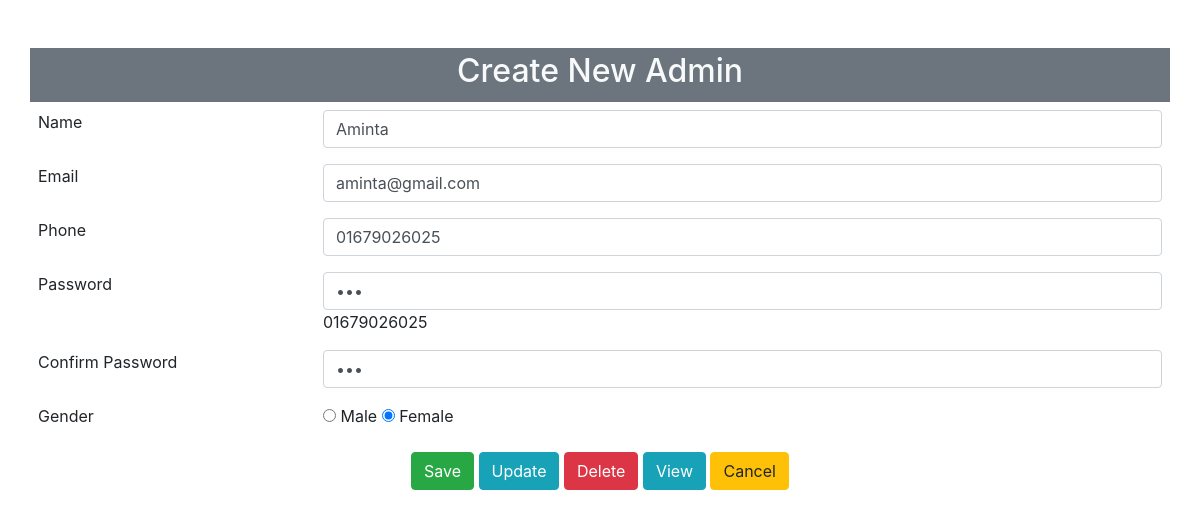
/Admin/createAdmin.php?edit=aminta@gmail.com (signed in), run on the app's committed database.
### tables this page shows
CREATE TABLE `create_admin` (
  `Name` varchar(50) DEFAULT NULL,
  `Email` varchar(25) NOT NULL,
  `phone` varchar(25) NOT NULL,
  `Password` varchar(25) DEFAULT NULL,
  `gender` varchar(30) DEFAULT NULL,
  PRIMARY KEY (`Email`)
);

### database/connect.php (called while the page is built, shortened)
<?php
class database {
    public $servername="localhost";
	public $username="root";
	public $pass="";
	public $db_name="onlineshopping";
	public $link;
	private function db_connect()
	{
		$this->link= new mysqli($this->servername,$this->username,$this->pass,$this->db_name) or die ("Database Connection failed!".$this->link->error."(".$this->link->errno.")");
	}
}
?>

### admin/createAdmin.php (the view, shortened to what this page needs)
<?php
if($_SESSION['logstatus']==1)
{
  include('../database/connect.php');
  $db=new database();
  $fetch_info[0]="";
  $fetch_info[1]="";
  $fetch_info[2]="";
  $fetch_info[3]="";
  if(isset($_GET["edit"]))
  {
		$selectInfo=$db->link->query("SELECT * FROM `create_admin` WHERE `Email`='".$_GET["edit"]."' ");
		if($selectInfo)
		{
			$fetch_info=$selectInfo->fetch_array();
		}
  }
?>
<!doctype html>
<html lang="en">
  <head>
    <link href="https://cdn.jsdelivr.net/npm/bootstrap@5.0.2/dist/css/bootstrap.min.css" rel="stylesheet">
    <link rel="stylesheet" type="text/css" href="    https://cdnjs.cloudflare.com/ajax/libs/twitter-bootstrap/4.5.2/css/bootstrap.css">
    <link rel="stylesheet" type="text/css" href="https://cdn.datatables.net/1.10.25/css/dataTables.bootstrap4.min.css">
  </head>
  <body>
    <form method="POST" name="frmCreateAdmin">
      <div class="container pt-5">
        <div class="row">
          <div class="col-12 bg-secondary text-light p-1  text-center">
            <h2>Create New Admin</h2>
          </div>
          <div class="col-3 p-2"> Name </div>
          <div class="col-9 p-2">
            <input type="text" name="txtName" class="form-control" placeholder="Name" value="<?php print $fetch_info[0]?>"></input>
          </div>
          <div class="col-3 p-2"> Email </div>
          <div class="col-9 p-2">
            <input type="Email" name="txtEmail" class="form-control" placeholder="Email" value="<?php print $fetch_info[1]?>"></input>
          </div>
          <div class="col-3 p-2"> Phone </div>
          <div class="col-9 p-2">
            <input type="text" name="phone" class="form-control" placeholder="Phone no" value="<?php print $fetch_info[2]?>"></input>
          </div>
          <div class="col-3 p-2"> Password </div>
          <div class="col-9 p-2">
            <input type="password" name="txtPassword" class="form-control" placeholder="Password" id="password" value="<?php print $fetch_info[3]?>"></input> <?php print $fetch_info[2];?>
          </div>
          <div class="col-3 p-2"> Confirm Password </div>
          <div class="col-9 p-2">
            <input type="password" name="ConfirmPassword" class="form-control" placeholder="Confirm Password" id="confirmPassword" onkeyup="return PasswordMatch()" value="<?php print $fetch_info[3]?>"></input>
          </div>
          <div class="col-3 p-2"> Gender </div>
          <div class="col-9 p-2">
            <input type="radio" name="gender" value="Male"<?php
            if(isset($_GET["edit"]))
            {
              if($fetch_info['gender']=="Male")
              {?>
                checked="checked"
              <?php
              }
            }
            ?>> Male
              <input type="radio" name="gender" value="Female" <?php
            if(isset($_GET["edit"]))
            {
              if($fetch_info['gender']=="Female")
              {?>
                checked="checked"
              <?php
              }
            }
            ?>> Female
          </div>
          <div class="col-12 p-3 text-center" >
            <input type="submit" name="add" value="Save" class="btn btn-success">
            <input type="submit" name="edit" value="Update" class="btn btn-info">
            <input type="submit" name="delete" value="Delete" class="btn btn-danger">
            <input type="submit" name="view" value="View" class="btn btn-info">
            <input type="submit" name="cancel" value="Cancel" class="btn btn-warning">
            <br>
          </div>
        </div>
      </div>
    </form>
  </body>
</html>
<?php
}
?>

### data on the page
create_admin: txtName "Aminta", txtEmail "aminta@gmail.com", phone "01679026025", gender "☑"
